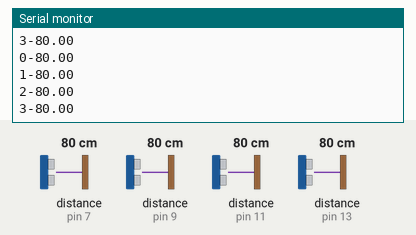
A sketch run on a simulated Arduino Uno, built with avr-gcc and run on an emulated ATmega328P. On the bench: the last lines printed to the serial monitor. The inputs (shaded band) are chosen by the test bench; at power-on: distance to the obstacle (sensors on pin 7, pin 9, pin 11, pin 13) 80 cm.

Above: at 1.2 s.
1.3 s: distance to the obstacle (sensor on pin 7) set to 2 cm
At 1.34 s:
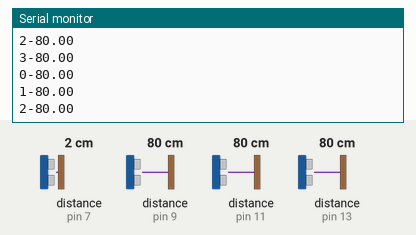
2.8 s: distance to the obstacle (sensor on pin 9) set to 2 cm
At 3.4 s:
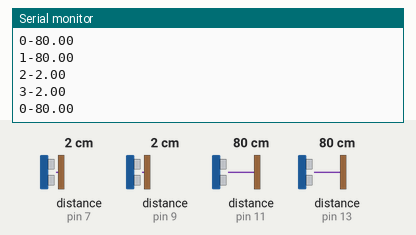
4.3 s: distance to the obstacle (sensor on pin 11) set to 2 cm
At 5.3 s:
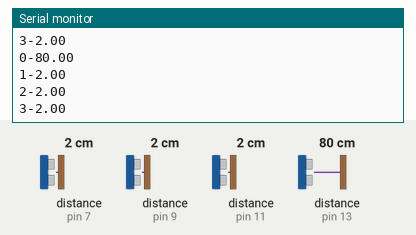
5.8 s: distance to the obstacle (sensor on pin 13) set to 2 cm
At 6.6 s:
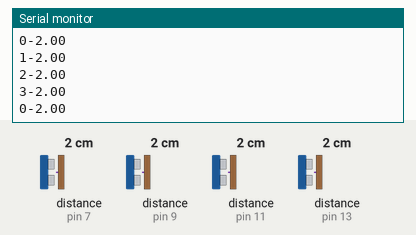
7.3 s: distance to the obstacle (sensor on pin 7) set to 4 cm
At 8.3 s:
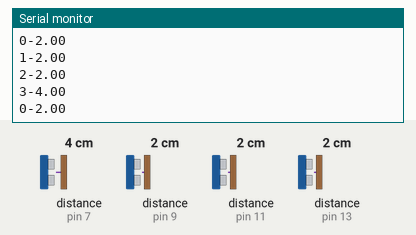
8.8 s: distance to the obstacle (sensor on pin 9) set to 4 cm
At 9.7 s:
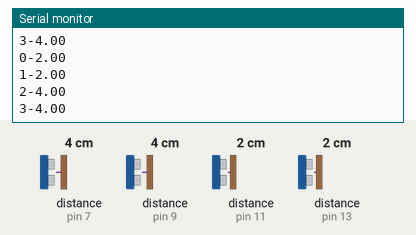
Timing chart, 0 to 11.3 s (numbered marks = the images above; inputs shaded):
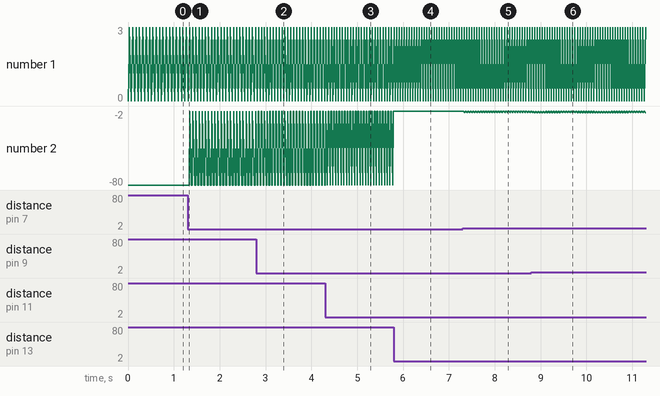

The sketch:

BunkBand.ino
```cpp
#include <HCSR04.h>
#define NUM_SENSORS 4

HCSR04 sensors[4] = {
  HCSR04(12, 13),
  HCSR04(10, 11),
  HCSR04(8, 9),
  HCSR04(6, 7)
};

void setup() {
  Serial.begin(9600);
}

void loop() {
  // Hardcoding sensor readings
  for(int i = 0; i < NUM_SENSORS; i++) {
    Serial.print(i);
    Serial.print("-");
    Serial.println(sensors[i].dist());
  }

  delay(50);
}
```

Measured:
- after the input at 2.8 s, the serial monitor: prints a new line at once (image 2)
- after the input at 4.3 s, the serial monitor: prints a new line after 0.06 s (image 3)
- after the input at 5.8 s, the serial monitor: prints a new line at once (image 4)
- after the input at 7.3 s, the serial monitor: prints a new line at once (image 5)
- after the input at 8.8 s, the serial monitor: prints a new line after 0.06 s (image 6)
- plotted number 2: -80 → -2 after the input at 1.3 s
